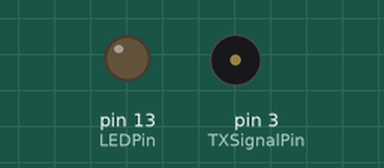
Bench run of a sketch on a simulated Arduino Uno, built with avr-gcc and run on an emulated ATmega328P. Shown: output pins drawn as LEDs (lit = HIGH), buzzer (waves = sounding). Pins used as bus, display or sensor lines are not drawn.

Above: at 0.1 s.
At 15.5 s:
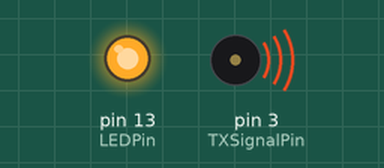
Timing chart, 0 to 17.2 s (numbered marks = the images above):
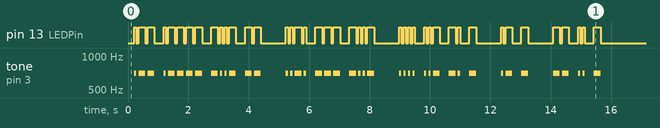

The sketch:

Fox_script.ino
```cpp
String alphabet1 = "A.-B-...C-.-.D-..E.F..-.G--.H....I..J.---K-.-L.-..M--N-.O---P.--.Q--.-R.-.S...T-U..-V...-W.--X-..-Y-.--Z--..";
String alphabet2 = "1.----2..---3...--4....-5.....6-....7--...8---..9----.0-----";
String alphabet = alphabet1+alphabet2;

//Parameter which indirectly sets morsing speed. Higher = slower. Defined in milliseconds.
//Rule of thumb I derived: 1250 / this number = WPM.
int dotDuration = 75;
//This message is what will be transmitted in Morse.
String programMessage = "W1XM FOX HUNT AT MIT";
//Amount of time to wait between transmissions. In seconds.
unsigned long transmitDelay = 150;

//Pull low when you want to send a message. Equivalent to PTT button on a radio.
int TXSelectPin = 7;
//Carries our CW message
int TXSignalPin = 3;

int LEDPin = 13;

//Tracks the last time we transmitted, so we can do that automatically.
unsigned long lastTransmissionTime = 0;
//Takes a character and will return symbols. Example: getMorse("A") returns ".-"
String getMorse(char letter)
{
  int letterLocation = alphabet.indexOf(letter);
  String symbols = "";
  bool loadSymbols = true;
  int count = 1;
  while(loadSymbols)
  {
    char charIn = alphabet[letterLocation+count];
    if (charIn == '.' or charIn == '-')
    {
      symbols += charIn;
    }
    else
    {
      return symbols;
    }
    count++;
  }
}

void transmit(String message)
{
  digitalWrite(TXSelectPin,HIGH);
  //Give a moment for the radio board to turn on
  delay(200);
  message.toUpperCase
  ();
  //Transmit each letter of the message
  for(int i=0; i<message.length(); i++)
  {
    char letter = message[i];
    String morse = "";
    if(letter == ' ')
      //Specified delay between words is 7. Down below we pause for 3 so this is the other 4.
      delay(dotDuration*4);
    morse = getMorse(letter);
    //Transmit each symbol of the current letter
    for(int j=0; j<morse.length();j++)
    {
      if (morse[j] == '.')
        buzz(1);
      if (morse[j] == '-')
        buzz(3);
      delay(dotDuration);
    }
   delay(dotDuration*3);
  }
  digitalWrite(TXSelectPin,LOW);
  //Safety element to make sure everything can shut down after transmitting. Don't want to receive ourselves or anything like that.
  delay(1000);
  lastTransmissionTime = millis();
}
void buzz(int duration)
{
  digitalWrite(LEDPin,HIGH);
  tone(TXSignalPin, 700, duration * dotDuration);
  delay(duration*dotDuration);
  digitalWrite(LEDPin,LOW);
}

void setup() {
  pinMode(TXSelectPin,OUTPUT);
  digitalWrite(TXSelectPin,HIGH);
  pinMode(TXSignalPin,OUTPUT);
  digitalWrite(TXSignalPin,LOW);
  //Want standard state to be receiving.
  pinMode(LEDPin,OUTPUT);
  digitalWrite(LEDPin,LOW);
  //Once we're up and running, first order of business is to do a transmission.
  transmit(programMessage);
}

void loop() {
    if (millis() > (lastTransmissionTime + 1000*transmitDelay))
    {
      transmit(programMessage);
    }
}
```
